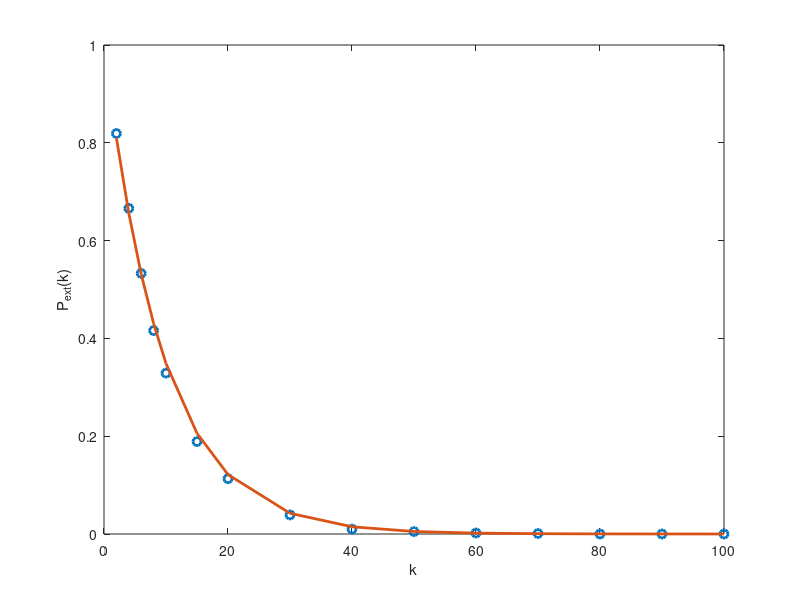

MATLAB code for this plot:
clc; clear;

birth_rate = 0.026;   
q = 0.1;
number_of_species = 1000;

epsilon = 0.0003;
alpha = 0.01;
T_end= 4*24;

k0_vals = [2,4,6,8,10,15,20,30,40,50,60,70,80,90,100];
p_ext_vals = zeros(size(k0_vals));
for i = 1:length(k0_vals)
    
    % Reset time for each k0
    t = 0;
    k0 = k0_vals(i);
    X_old = ones(1, number_of_species) * k0;
   
    % binomial sampling 
    X_new = binornd(X_old, q);
    
    % extinction probability
    num_ext = sum(X_new==0);
    p_ext_vals(i) = (num_ext / number_of_species);
   
end
p_ext_theory_vals=(1-q).^k0_vals;

% Plot
figure
plot(k0_vals, p_ext_vals, 'o','LineWidth',2)
xlabel('k')
ylabel('P_{ext}(k)')
hold on
plot(k0_vals, p_ext_theory_vals, '-','LineWidth',2)
